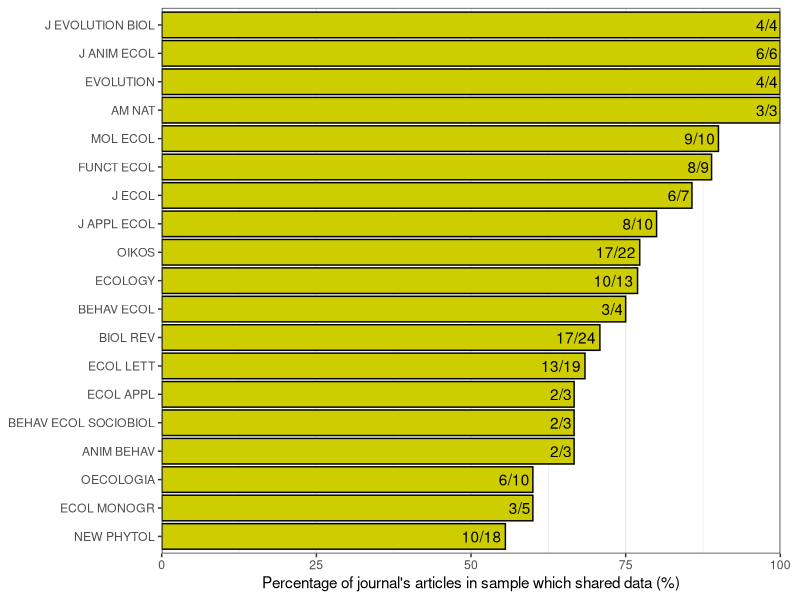
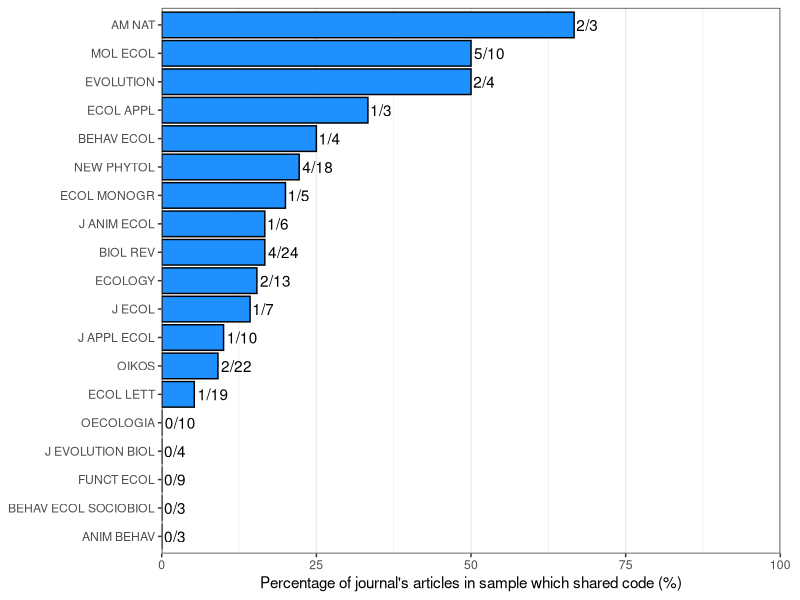
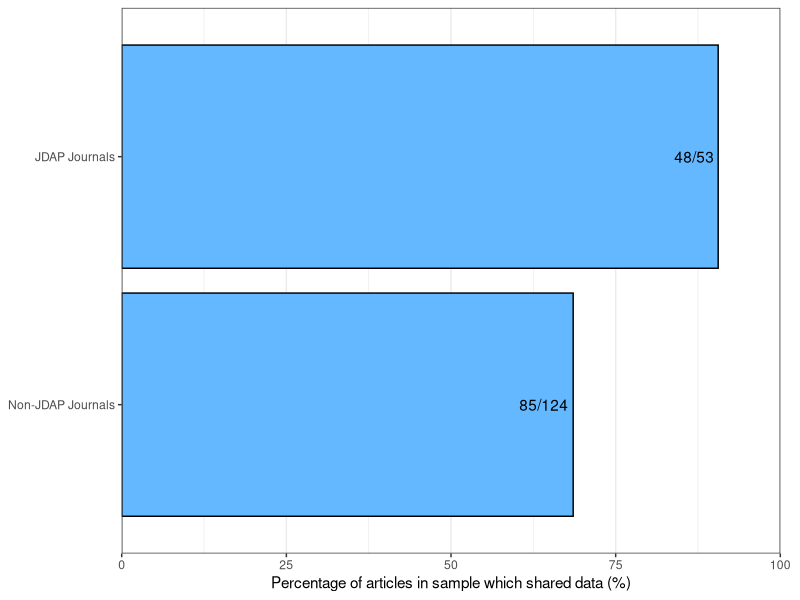
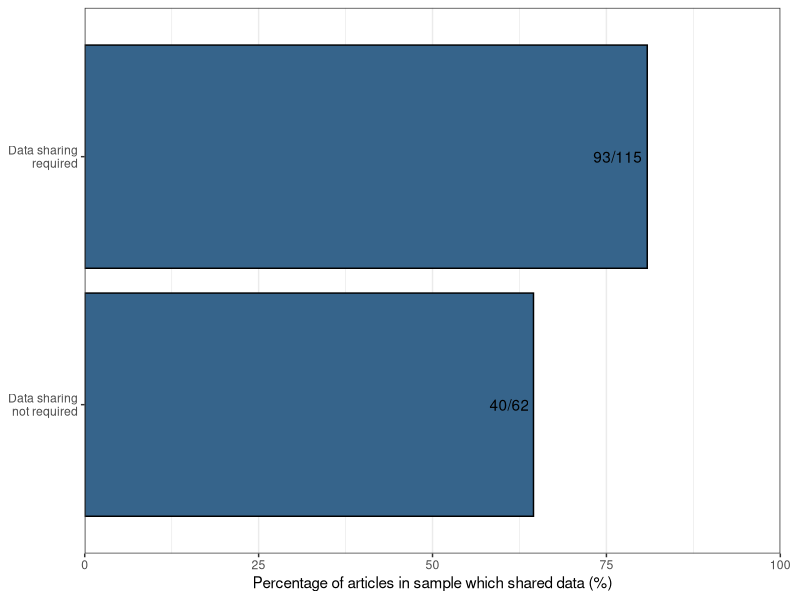
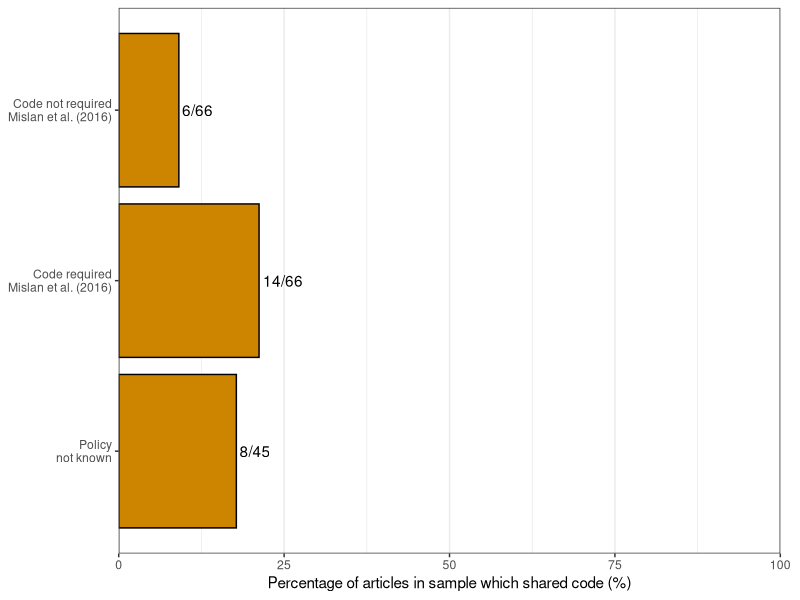
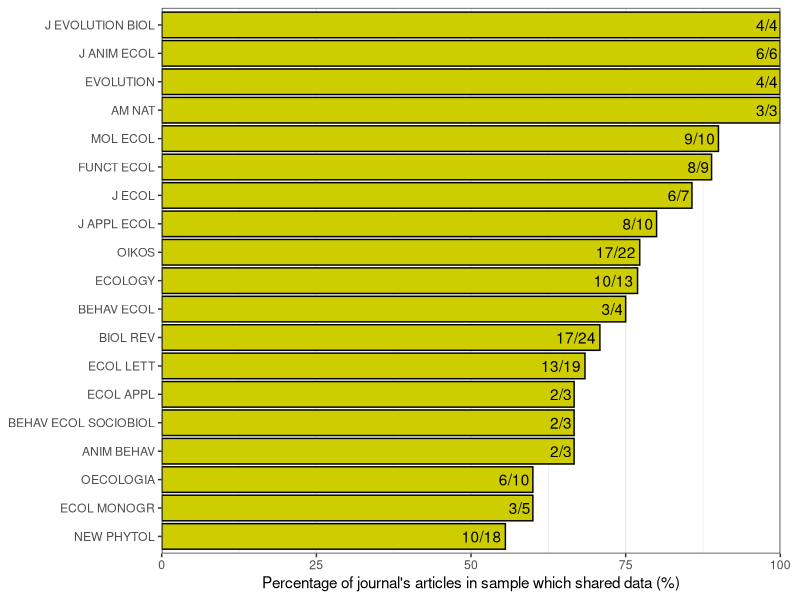
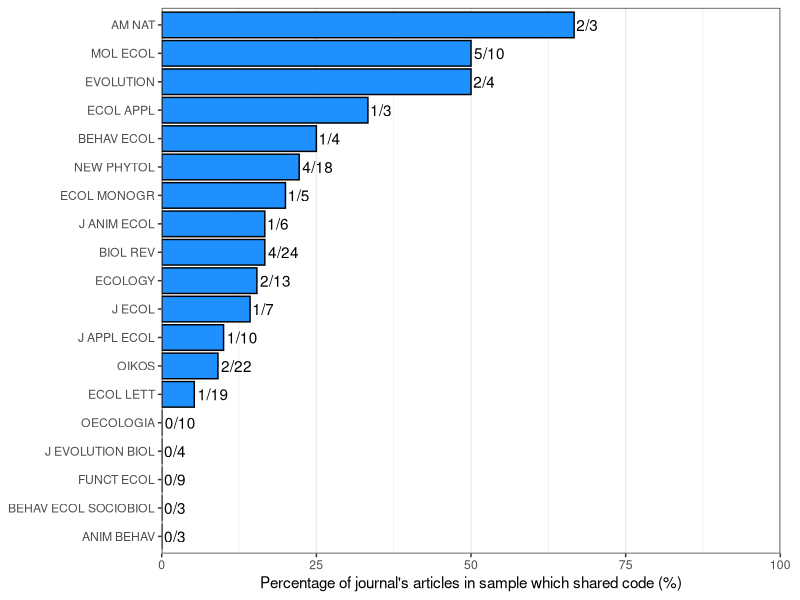
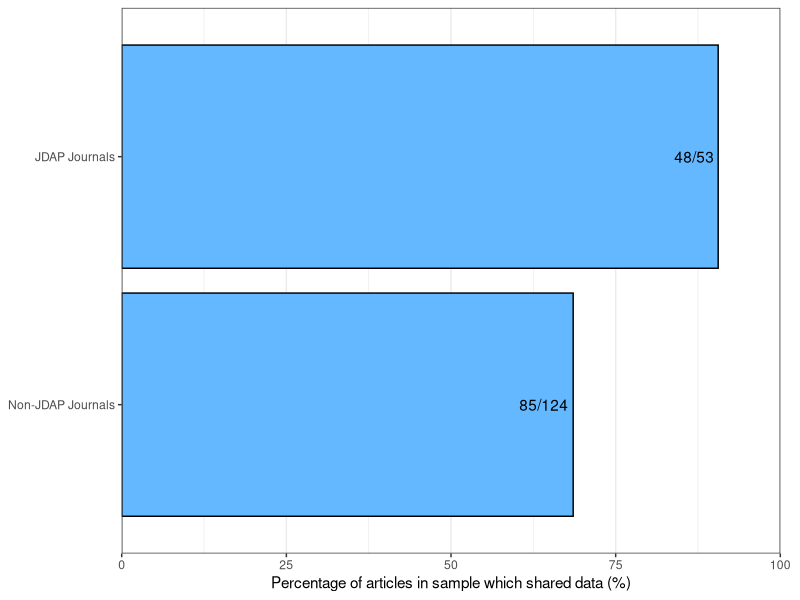

Write R code to recreate these figures, in order.
# 02_analysis_08_plot_data_sharing_rates_by_journal.R --------------------------
#
# Reproducing results from meta-analyses in Ecology and Evolution
#
# This script imports the data sharing data, and creates plots showing the
# rates of data sharing by journal, and journal policy.

# Load required libraries.
library(tidyverse)
library(here)
library(ggplot2)



# Import data and perform initial cleaning/formatting --------------------------

# Import the data and code sharing data set.
data_dcss <- read_csv(file = here("data", "clean",
                                  "data_code_sharing_status.csv"))

# Clean the data.
data_dcss_clean <- data_dcss %>% 
  mutate(Journal = case_when(
    Journal == "Ecological applications : a publication of the Ecological Society of America" ~ "Ecological Applications",
    TRUE ~ Journal
  )) %>% 
  mutate(journal_short = case_when(
    Journal == "American Naturalist" ~ "AM NAT",
    Journal == "Animal Behaviour" ~ "ANIM BEHAV",
    Journal == "Behavioral Ecology" ~ "BEHAV ECOL",
    Journal == "Behavioral Ecology and Sociobiology" ~ "BEHAV ECOL SOCIOBIOL",
    Journal == "Biological Reviews" ~ "BIOL REV",
    Journal == "Ecological Applications" ~ "ECOL APPL",
    Journal == "Ecological Monographs" ~ "ECOL MONOGR",
    Journal == "Ecology" ~ "ECOLOGY",
    Journal == "Ecology Letters" ~ "ECOL LETT",
    Journal == "Evolution" ~ "EVOLUTION",
    Journal == "Functional Ecology" ~ "FUNCT ECOL",
    Journal == "Journal of Animal Ecology" ~ "J ANIM ECOL",
    Journal == "Journal of Applied Ecology" ~ "J APPL ECOL",
    Journal == "Journal of Ecology" ~ "J ECOL",
    Journal == "Journal of Evolutionary Biology" ~ "J EVOLUTION BIOL",
    Journal == "Molecular Ecology" ~ "MOL ECOL",
    Journal == "New Phytologist" ~ "NEW PHYTOL",
    Journal == "Oecologia" ~ "OECOLOGIA",
    Journal == "Oikos" ~ "OIKOS",
    TRUE ~ NA_character_
  )) %>% 
  mutate(shared_data_flag = case_when(
    status_act_sharing %in% c("act_shared_data_only",
                              "act_shared_both_code_data") ~ TRUE,
    TRUE ~ FALSE
  )) %>% 
  mutate(shared_code_flag = case_when(
    status_act_sharing %in% c("act_shared_code_only",
                              "act_shared_both_code_data") ~ TRUE,
    TRUE ~ FALSE
  )) %>% 
  mutate(jdap_flag = case_when(
    Journal == "American Naturalist" ~ "JDAP Journals",
    Journal == "Animal Behaviour" ~ "Non-JDAP Journals",
    Journal == "Behavioral Ecology" ~ "Non-JDAP Journals",
    Journal == "Behavioral Ecology and Sociobiology" ~ "Non-JDAP Journals",
    Journal == "Biological Reviews" ~ "Non-JDAP Journals",
    Journal == "Ecological Applications" ~ "Non-JDAP Journals",
    Journal == "Ecological Monographs" ~ "Non-JDAP Journals",
    Journal == "Ecology" ~ "Non-JDAP Journals",
    Journal == "Ecology Letters" ~ "Non-JDAP Journals",
    Journal == "Evolution" ~ "JDAP Journals",
    Journal == "Functional Ecology" ~ "JDAP Journals",
    Journal == "Journal of Animal Ecology" ~ "JDAP Journals",
    Journal == "Journal of Applied Ecology" ~ "JDAP Journals",
    Journal == "Journal of Ecology" ~ "JDAP Journals",
    Journal == "Journal of Evolutionary Biology" ~ "JDAP Journals",
    Journal == "Molecular Ecology" ~ "JDAP Journals",
    Journal == "New Phytologist" ~ "Non-JDAP Journals",
    Journal == "Oecologia" ~ "Non-JDAP Journals",
    Journal == "Oikos" ~ "Non-JDAP Journals",
    TRUE ~ NA_character_
  )) %>% 
  mutate(datapolicy_flag = case_when(
    Journal == "American Naturalist" ~ "Data sharing\nrequired",
    Journal == "Animal Behaviour" ~ "Data sharing\nnot required",
    Journal == "Behavioral Ecology" ~ "Data sharing\nnot required",
    Journal == "Behavioral Ecology and Sociobiology" ~ "Data sharing\nnot required",
    Journal == "Biological Reviews" ~ "Data sharing\nnot required",
    Journal == "Ecological Applications" ~ "Data sharing\nrequired",
    Journal == "Ecological Monographs" ~ "Data sharing\nrequired",
    Journal == "Ecology" ~ "Data sharing\nrequired",
    Journal == "Ecology Letters" ~ "Data sharing\nrequired",
    Journal == "Evolution" ~ "Data sharing\nrequired",
    Journal == "Functional Ecology" ~ "Data sharing\nrequired",
    Journal == "Journal of Animal Ecology" ~ "Data sharing\nrequired",
    Journal == "Journal of Applied Ecology" ~ "Data sharing\nrequired",
    Journal == "Journal of Ecology" ~ "Data sharing\nrequired",
    Journal == "Journal of Evolutionary Biology" ~ "Data sharing\nrequired",
    Journal == "Molecular Ecology" ~ "Data sharing\nrequired",
    Journal == "New Phytologist" ~ "Data sharing\nnot required",
    Journal == "Oecologia" ~ "Data sharing\nnot required",
    Journal == "Oikos" ~ "Data sharing\nrequired",
    TRUE ~ NA_character_
  )) %>% 
  mutate(codepolicy_flag = case_when(
    Journal == "American Naturalist" ~ "Code required\nMislan et al. (2016)",
    Journal == "Animal Behaviour" ~ "Policy\nnot known",
    Journal == "Behavioral Ecology" ~ "Code not required\nMislan et al. (2016)",
    Journal == "Behavioral Ecology and Sociobiology" ~ "Code not required\nMislan et al. (2016)",
    Journal == "Biological Reviews" ~ "Policy\nnot known",
    Journal == "Ecological Applications" ~ "Code required\nMislan et al. (2016)",
    Journal == "Ecological Monographs" ~ "Code required\nMislan et al. (2016)",
    Journal == "Ecology" ~ "Code required\nMislan et al. (2016)",
    Journal == "Ecology Letters" ~ "Code not required\nMislan et al. (2016)",
    Journal == "Evolution" ~ "Code not required\nMislan et al. (2016)",
    Journal == "Functional Ecology" ~ "Code required\nMislan et al. (2016)",
    Journal == "Journal of Animal Ecology" ~ "Code required\nMislan et al. (2016)",
    Journal == "Journal of Applied Ecology" ~ "Code required\nMislan et al. (2016)",
    Journal == "Journal of Ecology" ~ "Code required\nMislan et al. (2016)",
    Journal == "Journal of Evolutionary Biology" ~ "Code not required\nMislan et al. (2016)",
    Journal == "Molecular Ecology" ~ "Code required\nMislan et al. (2016)",
    Journal == "New Phytologist" ~ "Policy\nnot known",
    Journal == "Oecologia" ~ "Code not required\nMislan et al. (2016)",
    Journal == "Oikos" ~ "Code not required\nMislan et al. (2016)",
    TRUE ~ NA_character_
  ))



# Prepare data for data sharing rates by journal -------------------------------

# Get the total number of articles in the sample per (short) journal name.
num_articles_sjnl <- data_dcss_clean %>% 
  group_by(journal_short) %>% 
  count(name = "total_articles") %>% 
  ungroup()

# Get the number of articles which shared data per (short) journal name.
num_data_shared_sjnl <- data_dcss_clean %>% 
  filter(shared_data_flag == TRUE) %>% 
  group_by(journal_short) %>% 
  count(name = "num_shared_data") %>% 
  ungroup()

pct_data_shared_sjnl <- num_articles_sjnl %>% 
  left_join(num_data_shared_sjnl, by = "journal_short") %>% 
  mutate(pct_shared_data = 100*num_shared_data/total_articles) %>% 
  arrange(pct_shared_data, journal_short) %>% 
  mutate(factor_sjnl = factor(journal_short, levels = journal_short),
         frac_label = paste0(num_shared_data, "/", total_articles))



# Plot shared data rates by journal --------------------------------------------

data_shared_jnl_plot <- ggplot(data = pct_data_shared_sjnl,
                               mapping = aes(x = factor_sjnl,
                                             y = pct_shared_data)) +
  geom_bar(stat = "identity", colour = "black", fill = "yellow3") +
  geom_text(aes(label = frac_label), hjust = 1.1) +
  coord_cartesian(ylim = c(0, 100)) +
  scale_y_continuous(expand = c(0, 0)) +
  labs(x = NULL, y = "Percentage of journal's articles in sample which shared data (%)") +
  coord_flip(ylim = c(0, 100)) +
  theme_bw() +
  theme(plot.margin = unit(c(0.2, 0.5, 0.2, 0.2), "cm"),
        panel.grid.major.y = element_blank())

data_shared_jnl_plot

ggsave(filename = "figure_data_sharing_rates_by_jnl.pdf",
       plot = data_shared_jnl_plot,
       device = "pdf",
       path = here("analysis", "output"),
       width = 15,
       height = 10,
       units = "cm",
       dpi = 300)



# Prepare data for code sharing rates by journal -------------------------------

# Get the total number of articles in the sample per (short) journal name.
num_articles_sjnl <- data_dcss_clean %>% 
  group_by(journal_short) %>% 
  count(name = "total_articles") %>% 
  ungroup()

# Get the number of articles which shared code per (short) journal name.
num_code_shared_sjnl <- data_dcss_clean %>% 
  filter(shared_code_flag == TRUE) %>% 
  group_by(journal_short) %>% 
  count(name = "num_shared_code") %>% 
  ungroup()

pct_code_shared_sjnl <- num_articles_sjnl %>% 
  left_join(num_code_shared_sjnl, by = "journal_short") %>% 
  mutate(num_shared_code = tidyr::replace_na(num_shared_code, 0)) %>% 
  mutate(pct_shared_code = 100*num_shared_code/total_articles) %>% 
  arrange(pct_shared_code, journal_short) %>% 
  mutate(factor_sjnl = factor(journal_short, levels = journal_short),
         frac_label = paste0(num_shared_code, "/", total_articles))



# Plot shared data rates by journal --------------------------------------------

code_shared_jnl_plot <- ggplot(data = pct_code_shared_sjnl,
                               mapping = aes(x = factor_sjnl,
                                             y = pct_shared_code)) +
  geom_bar(stat = "identity", colour = "black", fill = "dodgerblue1") +
  geom_text(aes(label = frac_label), hjust = -0.1) +
  coord_cartesian(ylim = c(0, 100)) +
  scale_y_continuous(expand = c(0, 0)) +
  labs(x = NULL, y = "Percentage of journal's articles in sample which shared code (%)") +
  coord_flip(ylim = c(0, 100)) +
  theme_bw() +
  theme(plot.margin = unit(c(0.2, 0.5, 0.2, 0.2), "cm"),
        panel.grid.major.y = element_blank())

code_shared_jnl_plot

ggsave(filename = "figure_code_sharing_rates_by_jnl.pdf",
       plot = code_shared_jnl_plot,
       device = "pdf",
       path = here("analysis", "output"),
       width = 15,
       height = 10,
       units = "cm",
       dpi = 300)



# Prepare data for data sharing rates by JDAP status ---------------------------

# Get the total number of articles in the sample per JDAP category.
num_articles_jdap <- data_dcss_clean %>% 
  group_by(jdap_flag) %>% 
  count(name = "total_articles") %>% 
  ungroup()

# Get the number of articles which shared data per JDAP category.
num_data_shared_jdap <- data_dcss_clean %>% 
  filter(shared_data_flag == TRUE) %>% 
  group_by(jdap_flag) %>% 
  count(name = "num_shared_data") %>% 
  ungroup()

pct_data_shared_jdap <- num_articles_jdap %>% 
  left_join(num_data_shared_jdap, by = "jdap_flag") %>% 
  mutate(pct_shared_data = 100*num_shared_data/total_articles) %>% 
  arrange(pct_shared_data, jdap_flag) %>% 
  mutate(factor_jdap = factor(jdap_flag, levels = jdap_flag),
         frac_label = paste0(num_shared_data, "/", total_articles))



# Plot shared data rates by JDAP status ----------------------------------------

data_shared_jdap_plot <- ggplot(data = pct_data_shared_jdap,
                                mapping = aes(x = factor_jdap,
                                              y = pct_shared_data)) +
  geom_bar(stat = "identity", colour = "black", fill = "steelblue1") +
  geom_text(aes(label = frac_label), hjust = 1.1) +
  coord_cartesian(ylim = c(0, 100)) +
  scale_y_continuous(expand = c(0, 0)) +
  labs(x = NULL, y = "Percentage of articles in sample which shared data (%)") +
  coord_flip(ylim = c(0, 100)) +
  theme_bw() +
  theme(plot.margin = unit(c(0.2, 0.5, 0.2, 0.2), "cm"),
        panel.grid.major.y = element_blank())

data_shared_jdap_plot

ggsave(filename = "figure_data_sharing_rates_by_jdap.pdf",
       plot = data_shared_jdap_plot,
       device = "pdf",
       path = here("analysis", "output"),
       width = 15,
       height = 10,
       units = "cm",
       dpi = 300)




# Prepare data for data sharing rates by journal data policy -------------------

# Get the total number of articles in the sample per policy category.
num_articles_dpol <- data_dcss_clean %>% 
  group_by(datapolicy_flag) %>% 
  count(name = "total_articles") %>% 
  ungroup()

# Get the number of articles which shared data per policy category.
num_data_shared_dpol <- data_dcss_clean %>% 
  filter(shared_data_flag == TRUE) %>% 
  group_by(datapolicy_flag) %>% 
  count(name = "num_shared_data") %>% 
  ungroup()

pct_data_shared_dpol <- num_articles_dpol %>% 
  left_join(num_data_shared_dpol, by = "datapolicy_flag") %>% 
  mutate(pct_shared_data = 100*num_shared_data/total_articles) %>% 
  arrange(pct_shared_data, datapolicy_flag) %>% 
  mutate(factor_dpol = factor(datapolicy_flag, levels = datapolicy_flag),
         frac_label = paste0(num_shared_data, "/", total_articles))



# Plot shared data rates by data policy status ---------------------------------

data_shared_dpol_plot <- ggplot(data = pct_data_shared_dpol,
                                mapping = aes(x = factor_dpol,
                                              y = pct_shared_data)) +
  geom_bar(stat = "identity", colour = "black", fill = "steelblue4") +
  geom_text(aes(label = frac_label), hjust = 1.1) +
  coord_cartesian(ylim = c(0, 100)) +
  scale_y_continuous(expand = c(0, 0)) +
  labs(x = NULL, y = "Percentage of articles in sample which shared data (%)") +
  coord_flip(ylim = c(0, 100)) +
  theme_bw() +
  theme(plot.margin = unit(c(0.2, 0.5, 0.2, 0.2), "cm"),
        panel.grid.major.y = element_blank())

data_shared_dpol_plot

ggsave(filename = "figure_data_sharing_rates_by_dpol.pdf",
       plot = data_shared_dpol_plot,
       device = "pdf",
       path = here("analysis", "output"),
       width = 15,
       height = 10,
       units = "cm",
       dpi = 300)



# Prepare data for code sharing rates by journal code policy -------------------

# Get the total number of articles in the sample per policy category.
num_articles_cpol <- data_dcss_clean %>% 
  group_by(codepolicy_flag) %>% 
  count(name = "total_articles") %>% 
  ungroup()

# Get the number of articles which shared data per policy category.
num_code_shared_cpol <- data_dcss_clean %>% 
  filter(shared_code_flag == TRUE) %>% 
  group_by(codepolicy_flag) %>% 
  count(name = "num_shared_code") %>% 
  ungroup()

pct_code_shared_cpol <- num_articles_cpol %>% 
  left_join(num_code_shared_cpol, by = "codepolicy_flag") %>% 
  mutate(pct_shared_code = 100*num_shared_code/total_articles) %>% 
  arrange(desc(codepolicy_flag)) %>% 
  mutate(factor_cpol = factor(codepolicy_flag, levels = codepolicy_flag),
         frac_label = paste0(num_shared_code, "/", total_articles))



# Plot shared code rates by code policy status ---------------------------------

code_shared_cpol_plot <- ggplot(data = pct_code_shared_cpol,
                                mapping = aes(x = factor_cpol,
                                              y = pct_shared_code)) +
  geom_bar(stat = "identity", colour = "black", fill = "orange3") +
  geom_text(aes(label = frac_label), hjust = -0.1) +
  coord_cartesian(ylim = c(0, 100)) +
  scale_y_continuous(expand = c(0, 0)) +
  labs(x = NULL, y = "Percentage of articles in sample which shared code (%)") +
  coord_flip(ylim = c(0, 100)) +
  theme_bw() +
  theme(plot.margin = unit(c(0.2, 0.5, 0.2, 0.2), "cm"),
        panel.grid.major.y = element_blank())

code_shared_cpol_plot

ggsave(filename = "figure_code_sharing_rates_by_cpol.pdf",
       plot = code_shared_cpol_plot,
       device = "pdf",
       path = here("analysis", "output"),
       width = 15,
       height = 10,
       units = "cm",
       dpi = 300)